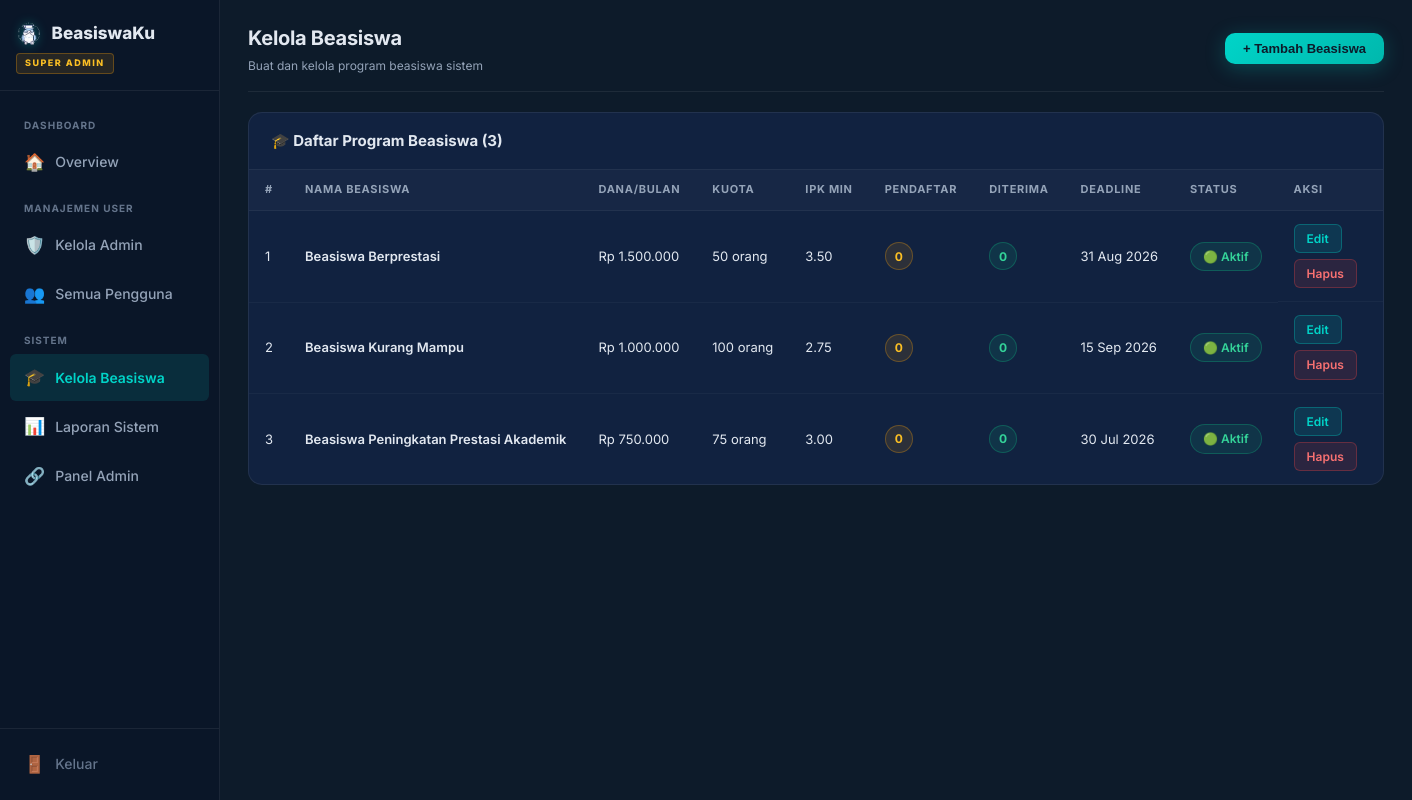
Page /superadmin/kelola_beasiswa.php (signed in) on the committed database.
### tables this page shows
CREATE TABLE IF NOT EXISTS beasiswa (
    id INT AUTO_INCREMENT PRIMARY KEY,
    nama_beasiswa VARCHAR(150) NOT NULL,
    deskripsi TEXT,
    syarat TEXT,
    kuota INT DEFAULT 0,
    nilai_minimum FLOAT DEFAULT 0,
    batas_pendapatan BIGINT DEFAULT 0,
    deadline DATE,
    status ENUM('aktif', 'nonaktif') DEFAULT 'aktif',
    nominal BIGINT DEFAULT 0,
    created_at TIMESTAMP DEFAULT CURRENT_TIMESTAMP
);

### config/db.php (called while the page is built, shortened)
<?php
$conn = mysqli_connect(DB_HOST, DB_USER, DB_PASS, DB_NAME);
mysqli_set_charset($conn, 'utf8');
function query($sql) {
    global $conn;
    $result = mysqli_query($conn, $sql);
    return $result;
}
function fetchAll($sql) {
    $result = query($sql);
    $rows = [];
    if ($result) {
        while ($row = mysqli_fetch_assoc($result)) {
            $rows[] = $row;
        }
    }
    return $rows;
}
function formatRupiah($angka) {
    return 'Rp ' . number_format($angka, 0, ',', '.');
}
?>

### superadmin/kelola_beasiswa.php (the view, shortened to what this page needs)
<?php
require_once __DIR__ . '/../config/db.php';
$beasiswaList = fetchAll("
    SELECT b.*, COUNT(p.id) as total_pendaftar,
           SUM(CASE WHEN p.status='diterima' THEN 1 ELSE 0 END) as total_diterima
    FROM beasiswa b
    LEFT JOIN pendaftaran p ON b.id = p.beasiswa_id
    GROUP BY b.id
    ORDER BY b.created_at DESC
");
?>
<!DOCTYPE html>
<html lang="id">
<head>
    <link rel="stylesheet" href="../assets/css/style.css">
    <link rel="stylesheet" href="../assets/css/dashboard.css">
    <link rel="stylesheet" href="../assets/css/admin.css">
    <link rel="stylesheet" href="../assets/css/form.css">
    <link rel="stylesheet" href="../assets/css/superadmin.css">
</head>
<body class="dashboard-page superadmin-page">
    <aside class="sidebar superadmin-sidebar" id="sidebar">
        <div class="sidebar-brand">
            <a href="../index.php"><img src="../assets/img/logo.png" alt="Logo" class="brand-logo-img"><span>BeasiswaKu</span></a>
            <span class="sa-badge">SUPER ADMIN</span>
        </div>
        <nav class="sidebar-nav">
            <div class="nav-group-label">Dashboard</div>
            <a href="dashboard.php" class="nav-item"><span class="ni-icon">🏠</span><span>Overview</span></a>
            <div class="nav-group-label">Manajemen User</div>
            <a href="kelola_admin.php" class="nav-item"><span class="ni-icon">🛡️</span><span>Kelola Admin</span></a>
            <a href="kelola_users.php" class="nav-item"><span class="ni-icon">👥</span><span>Semua Pengguna</span></a>
            <div class="nav-group-label">Sistem</div>
            <a href="kelola_beasiswa.php" class="nav-item active"><span class="ni-icon">🎓</span><span>Kelola Beasiswa</span></a>
            <a href="laporan.php" class="nav-item"><span class="ni-icon">📊</span><span>Laporan Sistem</span></a>
            <a href="../admin/dashboard.php" class="nav-item"><span class="ni-icon">🔗</span><span>Panel Admin</span></a>
        </nav>
        <div class="sidebar-footer">
            <a href="../auth/logout.php" class="nav-item nav-logout"><span class="ni-icon">🚪</span><span>Keluar</span></a>
        </div>
    </aside>
    <main class="main-content">
        <header class="dash-header sa-header">
            <div class="dash-header-info">
                <h2>Kelola Beasiswa</h2>
                <p>Buat dan kelola program beasiswa sistem</p>
            </div>
            <button class="header-action-btn" onclick="toggleForm()">+ Tambah Beasiswa</button>
        </header>
        <div class="dash-section">
            <div class="ds-header"><h3>🎓 Daftar Program Beasiswa (<?= count($beasiswaList) ?>)</h3></div>
            <div class="table-wrapper">
                <table class="dash-table">
                    <thead>
                        <tr>
                            <th>#</th>
                            <th>Nama Beasiswa</th>
                            <th>Dana/Bulan</th>
                            <th>Kuota</th>
                            <th>IPK Min</th>
                            <th>Pendaftar</th>
                            <th>Diterima</th>
                            <th>Deadline</th>
                            <th>Status</th>
                            <th>Aksi</th>
                        </tr>
                    </thead>
                    <tbody>
                        <?php foreach ($beasiswaList as $i => $b): ?>
                        <tr>
                            <td><?= $i + 1 ?></td>
                            <td><strong><?= htmlspecialchars($b['nama_beasiswa']) ?></strong></td>
                            <td><?= formatRupiah($b['nominal']) ?></td>
                            <td><?= $b['kuota'] ?> orang</td>
                            <td><?= number_format($b['nilai_minimum'], 2) ?></td>
                            <td><span class="num-badge num-badge-yellow"><?= $b['total_pendaftar'] ?></span></td>
                            <td><span class="num-badge num-badge-green"><?= $b['total_diterima'] ?></span></td>
                            <td><?= date('d M Y', strtotime($b['deadline'])) ?></td>
                            <td>
                                <a href="kelola_beasiswa.php?toggle=<?= $b['id'] ?>"
                                   class="status-badge <?= $b['status'] === 'aktif' ? 'status-diterima' : 'status-ditolak' ?>"
                                   onclick="return confirm('Ubah status beasiswa ini?')" style="cursor:pointer;text-decoration:none">
                                    <?= $b['status'] === 'aktif' ? '🟢 Aktif' : '🔴 Nonaktif' ?>
                                </a>
                            </td>
                            <td class="td-actions">
                                <a href="kelola_beasiswa.php?edit=<?= $b['id'] ?>" class="btn-edit">Edit</a>
                                <a href="kelola_beasiswa.php?delete=<?= $b['id'] ?>"
                                   class="btn-delete"
                                   onclick="return confirm('Hapus beasiswa ini? Semua pendaftaran terkait akan ikut terhapus!')">Hapus</a>
                            </td>
                        </tr>
                        <?php endforeach; ?>
                    </tbody>
                </table>
            </div>
        </div>
    </main>
</body>
</html>

### assets/css/style.css (style rules this page uses)
*, *::before, *::after { box-sizing: border-box; margin: 0; padding: 0; }
:root { --primary: #00d4c8; --primary-dark: #00b8ad; --primary-light: #33ddd2; --primary-glow: rgba(0, 212, 200, 0.25); --primary-dim: rgba(0, 212, 200, 0.12); --primary-border: rgba(0, 212, 200, 0.3); --success: #10b981; --success-dim: rgba(16,185,129,0.12); --success-border: rgba(16,185,129,0.3); --danger: #ef4444; --danger-dim: rgba(239,68,68,0.12); --danger-border: rgba(239,68,68,0.3); --warning: #f59e0b; --warning-dim: rgba(245,158,11,0.12); --warning-border: rgba(245,158,11,0.3); --bg: #0d1b2a; --bg-sidebar: #0a1628; --bg-card: #112240; --bg-card2: #0e1f3d; --bg-elevated: #162d4a; --bg-input: rgba(255,255,255,0.06); --border: rgba(255,255,255,0.07); --border-light: rgba(255,255,255,0.12); --text: #e2e8f0; --text-muted: #94a3b8; --text-dim: #64748b; --grad-primary: linear-gradient(135deg, #00d4c8, #00b8ad); --grad-teal: linear-gradient(135deg, #00d4c8 0%, #0ea5e9 100%); --grad-sidebar: linear-gradient(180deg, #0a1628 0%, #0d1b2a 100%); --shadow-sm: 0 2px 8px rgba(0,0,0,0.4); --shadow-md: 0 4px 20px rgba(0,0,0,0.5); --shadow-lg: 0 8px 40px rgba(0,0,0,0.6); --shadow-teal: 0 4px 20px rgba(0,212,200,0.25); --radius-sm: 6px; --radius: 10px; --radius-lg: 14px; --radius-xl: 20px; --transition: all 0.25s cubic-bezier(0.4, 0, 0.2, 1); --transition-fast: all 0.15s ease; --sidebar-width: 220px; }
html { scroll-behavior: smooth; }
body { font-family: 'Inter', -apple-system, BlinkMacSystemFont, sans-serif; background: var(--bg); color: var(--text); line-height: 1.6; font-size: 14px; -webkit-font-smoothing: antialiased; }
.status-badge { display: inline-flex; align-items: center; gap: 4px; padding: 4px 12px; border-radius: 20px; font-size: 12px; font-weight: 600; white-space: nowrap; }
.status-diterima { background: var(--success-dim); color: #34d399; border: 1px solid var(--success-border); }
.brand-logo-img { height: 28px; width: auto; object-fit: contain; filter: drop-shadow(0 0 8px rgba(0, 212, 200, 0.4)); vertical-align: middle; }

### assets/css/superadmin.css (style rules this page uses)
:root { --sa-gold: #f59e0b; --sa-gold-light: #fbbf24; --sa-gold-dim: rgba(245, 158, 11, 0.12); --sa-gold-border: rgba(245, 158, 11, 0.3); }
.superadmin-page .sidebar { background: var(--bg-sidebar); }
.sa-badge { display: inline-block; padding: 2px 8px; background: var(--sa-gold-dim); color: var(--sa-gold-light); font-size: 9px; font-weight: 800; letter-spacing: 1.5px; border-radius: 4px; margin-top: 6px; border: 1px solid var(--sa-gold-border); }
.nav-group-label { padding: 12px 14px 4px; font-size: 10px; font-weight: 700; letter-spacing: 1px; color: var(--text-dim); text-transform: uppercase; }

### rows in the picture
beasiswa: nama_beasiswa "Beasiswa Berprestasi", nominal "Rp 1.500.000", kuota "50", nilai_minimum "3.50", total_pendaftar "0", total_diterima "0", deadline "31 Aug 2026", status "🟢 Aktif"
beasiswa: nama_beasiswa "Beasiswa Kurang Mampu", nominal "Rp 1.000.000", kuota "100", nilai_minimum "2.75", total_pendaftar "0", total_diterima "0", deadline "15 Sep 2026", status "🟢 Aktif"
beasiswa: nama_beasiswa "Beasiswa Peningkatan Prestasi Akademik", nominal "Rp 750.000", kuota "75", nilai_minimum "3.00", total_pendaftar "0", total_diterima "0", deadline "30 Jul 2026", status "🟢 Aktif"

### other values in the picture
count($beasiswaList) "3"
